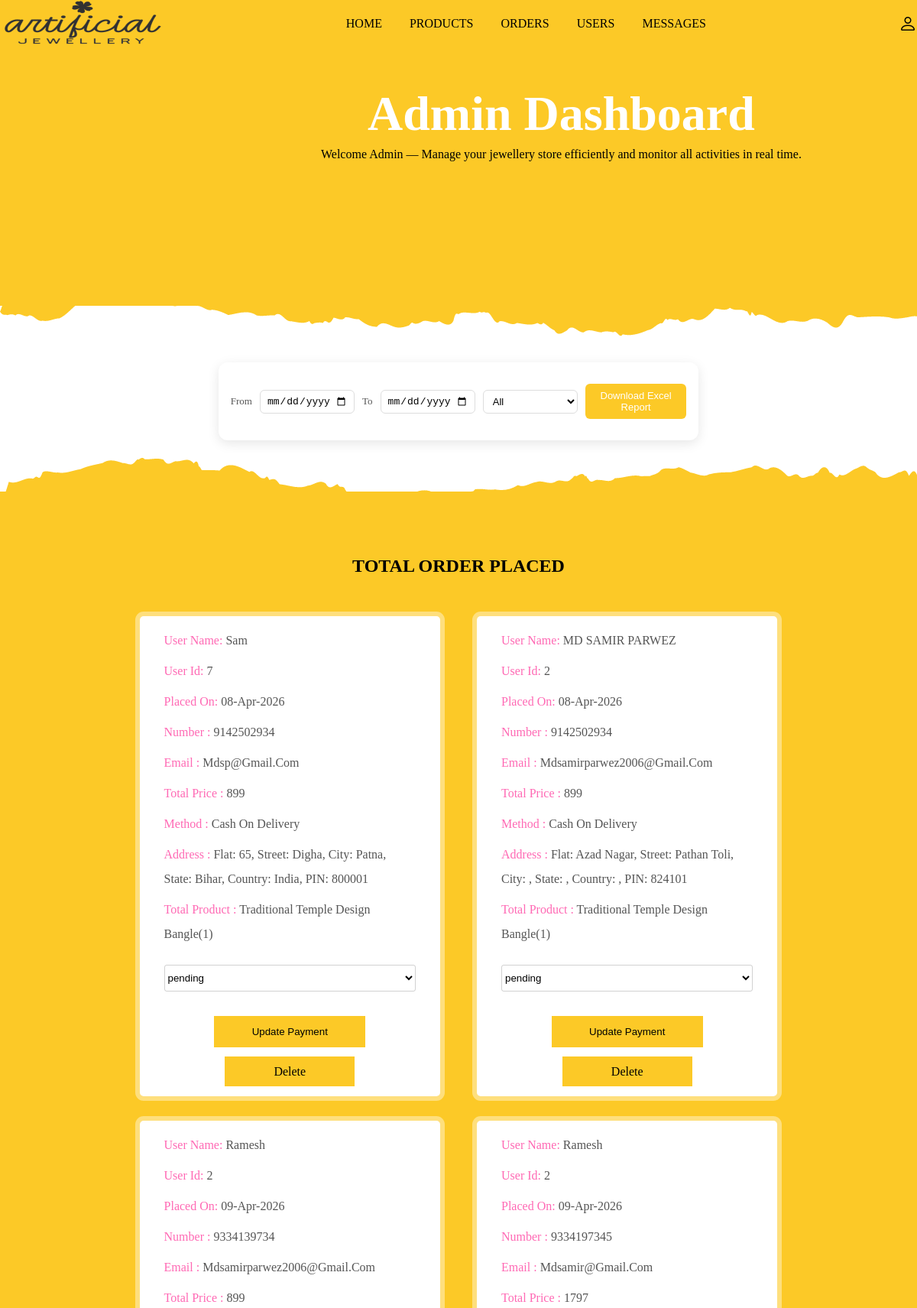
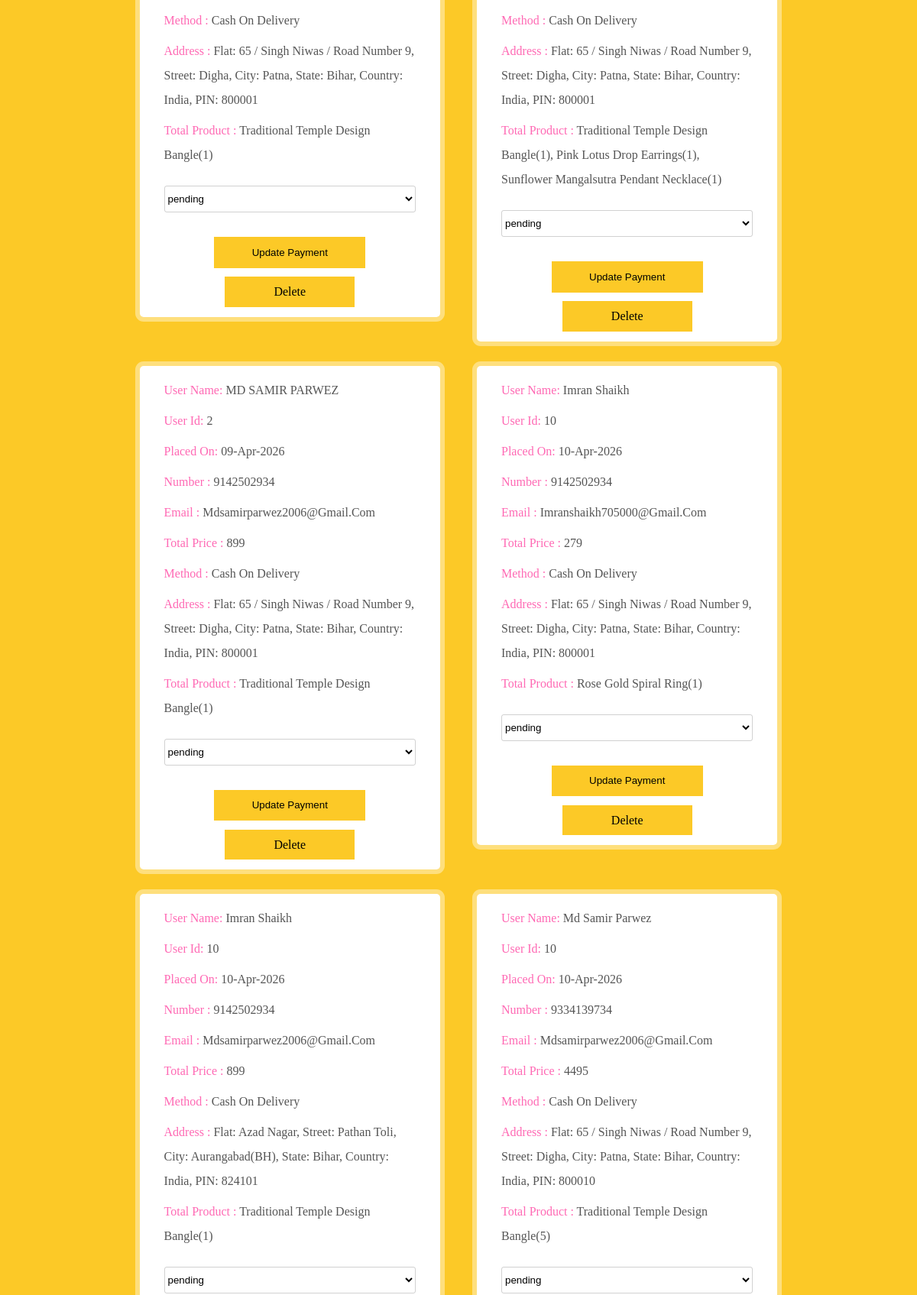
The page /admin_order.php (signed in, upper part) on the database its author committed (2 pictures, top to bottom).
### tables this page shows
CREATE TABLE `order` (
  `id` int(255) NOT NULL,
  `user_id` int(255) NOT NULL,
  `name` varchar(255) NOT NULL,
  `number` varchar(255) NOT NULL,
  `email` varchar(255) NOT NULL,
  `method` varchar(255) NOT NULL,
  `address` varchar(255) NOT NULL,
  `total_products` varchar(255) NOT NULL,
  `total_price` varchar(255) NOT NULL,
  `placed_on` varchar(255) NOT NULL,
  `payment_status` varchar(255) NOT NULL DEFAULT 'pending'
);

### admin_order.php (the view, shortened to what this page needs)
<?php
    include 'connection.php';
    $today = date('Y-m-d');
    $minDate = date('Y-m-d', strtotime('-1 year'));
?>
<!DOCTYPE html>
<html lang="en">
<head>
    <link rel="stylesheet" href="https://cdn.jsdelivr.net/npm/bootstrap-icons@1.11.1/font/bootstrap-icons.css">
    <link rel="stylesheet" href="style.css">
</head>
<body>
    <?php include 'admin_header.php';?>
    <div class="report-bar">
<form method="GET" action="download_orders.php">
<span class="label">From</span>
<input type="date" name="from" min="<?= $minDate ?>" max="<?= $today ?>">
<span class="label">To</span>
<input type="date" name="to"   min="<?= $minDate ?>" max="<?= $today ?>">
<select name="status">
    <option value="">All</option>
</select>
<button type="submit">Download Excel Report</button>
</form>
</div>
    <section class="order-container">
        <h1 class="title">total order placed</h1>
        <div class="box-container">
            <?php
                $select_order = mysqli_query($conn, "SELECT * FROM `order`") or die ('query failed');
                if (mysqli_num_rows($select_order) > 0) {
                    while ($fetch_order = mysqli_fetch_assoc($select_order)) {
            ?>
            <div class="box">
                <p>user name: <span><?php echo $fetch_order['name']; ?></span></p>
                <p>user id: <span><?php echo $fetch_order['user_id']; ?></span></p>
                <p>placed on: <span><?php echo $fetch_order['placed_on']; ?></span></p>
                <p>number : <span><?php echo $fetch_order['number']; ?></span></p>
                <p>email : <span><?php echo $fetch_order['email']; ?></span></p>
                <p>total price : <span><?php echo $fetch_order['total_price']; ?></span></p>
                <p>method : <span><?php echo $fetch_order['method']; ?></span></p>
                <p>address : <span><?php echo $fetch_order['address']; ?></span></p>
                <p>total product : <span><?php echo $fetch_order['total_products']; ?></span></p>
                <form method="post">
                    <select name="update_payment">
                        <option disabled selected><?php echo $fetch_order['payment_status']; ?></option>
                    </select>
                    <input type="submit" name="update_order" value="update payment" class="btn">
                    <a href="admin_order.php?delete=<?php echo $fetch_order['id']; ?>;" class="delete" onclick="return confirm('delete this message');">delete</a>
                </form>
            </div>
            <?php
                    }
                } else {
                    echo '
                            <div class="empty">
                                <p>no order placed yet!</p>
                            </div>
                        ';
                }
            ?>
        </div>
    </section>
</body>
</html>

### style.css (style rules this page uses)
* { margin: 0; padding: 0; box-sizing: border-box; }
:root { --box-shadow: 0px 0px 0px 6px rgb(255 255 255/40%); --orange: #fcc927; }
a { text-decoration: none; }
.btn { padding: .8rem 2.5em; text-transform: uppercase; background: #fff; color: var(--orange); border-radius: 10px; cursor: pointer; }
.title { text-align: center; margin-bottom: 1rem; }
input, button, textarea, select { outline: none; border: 1px solid #55555544; background: transparent; width: 100%; padding: 1rem 1.5rem; border-radius: 10px; margin: 1rem 0; }
button { cursor: pointer; }
input[type=submit] { cursor: pointer; }
.form-container::before, .show-products::before, .message-container::before, .order-container::before { content: ''; position: absolute; top: -5%; left: -10px; width: 255px; height: 650px; background-size: 255px; background-repeat: no-repeat; z-index: 100; }
.box-container { padding: 2% 8%; display: grid; grid-template-columns: repeat(auto-fit, minmax(15rem, 1fr)); column-gap: 1rem; }
.box-container .box { background: #fff; box-shadow: var(--box-shadow); padding: 2rem; text-align: center; border-radius: 5px; margin: 1rem; }
.show-products, .message-container, .order-container { position: relative; background: var(--orange); margin-top: -3.5rem; }
.show-products::before, .order-container::before { top: -100px; }
.box-container .box { line-height: 2; }
.edit, .delete { color: black; background: var(--orange); padding: .5rem 1.5rem; text-transform: capitalize; line-height: 2; }
.message-container .title, .order-container .title { text-transform: uppercase; padding-top: 3rem; }
.order-container { padding: 3% 7%; }
.order-container .box-container { grid-template-columns: repeat(auto-fit, minmax(20rem, 1fr)); justify-content: center; align-items: flex-start; }
.order-container .box-container .box { text-align: left; padding: 1rem 2rem; }
.order-container .box p { margin-bottom: .5rem; text-transform: capitalize; color: hotpink; }
.order-container .box span { color: #555; }
.order-container form { text-align: center; }
.order-container form select { width: 100%; margin: 1rem auto; padding: .5rem 0; cursor: pointer; border-radius: 3px; }
.order-container form input { width: 60%; border-radius: unset; border: none; background: var(--orange); color: #000; text-transform: capitalize; }
.order-container .box .delete { padding: .7rem 4rem; }
.report-bar { display: flex; justify-content: center; margin: 30px 0; margin-top: -8rem; margin-bottom: 5rem; }
.report-bar form { display: flex; align-items: center; gap: 10px; background: #fff; padding: 12px 16px; border-radius: 12px; box-shadow: 0 4px 15px rgba(0,0,0.1,0.1); }
.report-bar .label { font-size: 13px; font-weight: 500; color: #555; }
.report-bar input, .report-bar select { padding: 6px 8px; font-size: 13px; border: 1px solid #ddd; border-radius: 6px; outline: none; }
.report-bar button { padding: 8px 14px; font-size: 13px; background: var(--orange); color: white; border: none; border-radius: 6px; cursor: pointer; }

### rows shown on the page
order: name "Sam", user "7", placed_on "08-Apr-2026", number "9142502934", email "Mdsp@gmail.com", total_price "899", method "Cash On Delivery", address "Flat: 65, Street: Digha, City: Patna, State: Bihar, Country: India, PIN: 800001", total_products "Traditional Temple Design Bangle(1)", update_payment "pending"
order: name "MD SAMIR PARWEZ", user "2", placed_on "08-Apr-2026", number "9142502934", email "Mdsamirparwez2006@gmail.com", total_price "899", method "Cash On Delivery", address "Flat: Azad Nagar, Street: Pathan Toli, City: , State: , Country: , PIN: 824101", total_products "Traditional Temple Design Bangle(1)", update_payment "pending"
order: name "Ramesh", user "2", placed_on "09-Apr-2026", number "9334139734", email "Mdsamirparwez2006@gmail.com", total_price "899", method "Cash On Delivery", address "Flat: 65 / Singh Niwas / Road Number 9, Street: Digha, City: Patna, State: Bihar, Country: India, PIN: 800001", total_products "Traditional Temple Design Bangle(1)", update_payment "pending"
order: name "Ramesh", user "2", placed_on "09-Apr-2026", number "9334197345", email "Mdsamir@gmail.com", total_price "1797", method "Cash On Delivery", address "Flat: 65 / Singh Niwas / Road Number 9, Street: Digha, City: Patna, State: Bihar, Country: India, PIN: 800001", total_products "Traditional Temple Design Bangle(1), Pink Lotus Drop Earrings(1), Sunflower Mangalsutra Pendant Necklace(1)", update_payment "pending"
order: name "MD SAMIR PARWEZ", user "2", placed_on "09-Apr-2026", number "9142502934", email "Mdsamirparwez2006@gmail.com", total_price "899", method "Cash On Delivery", address "Flat: 65 / Singh Niwas / Road Number 9, Street: Digha, City: Patna, State: Bihar, Country: India, PIN: 800001", total_products "Traditional Temple Design Bangle(1)", update_payment "pending"
order: name "Imran Shaikh", user "10", placed_on "10-Apr-2026", number "9142502934", email "Imranshaikh705000@gmail.com", total_price "279", method "Cash On Delivery", address "Flat: 65 / Singh Niwas / Road Number 9, Street: Digha, City: Patna, State: Bihar, Country: India, PIN: 800001", total_products "Rose Gold Spiral Ring(1)", update_payment "pending"
order: name "Imran Shaikh", user "10", placed_on "10-Apr-2026", number "9142502934", email "Mdsamirparwez2006@gmail.com", total_price "899", method "Cash On Delivery", address "Flat: Azad Nagar, Street: Pathan Toli, City: Aurangabad(BH), State: Bihar, Country: India, PIN: 824101", total_products "Traditional Temple Design Bangle(1)", update_payment "pending"
order: name "Md Samir Parwez", user "10", placed_on "10-Apr-2026", number "9334139734", email "Mdsamirparwez2006@gmail.com", total_price "4495", method "Cash On Delivery", address "Flat: 65 / Singh Niwas / Road Number 9, Street: Digha, City: Patna, State: Bihar, Country: India, PIN: 800010", total_products "Traditional Temple Design Bangle(5)", update_payment "pending"
